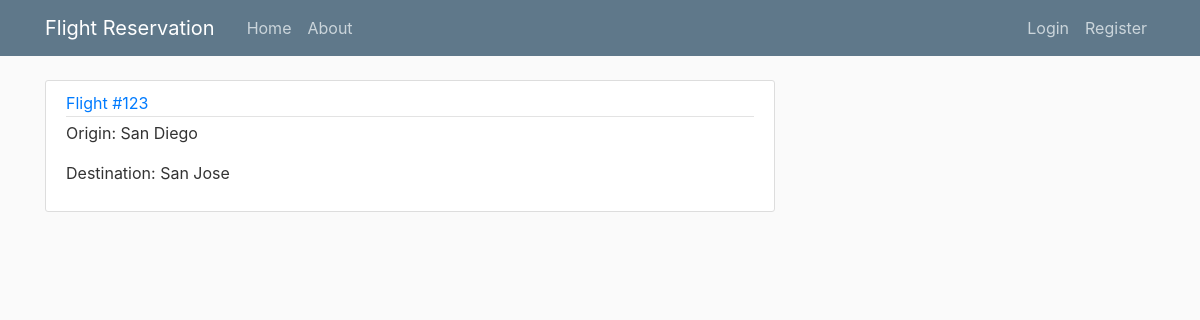
Before: / with the older database file.
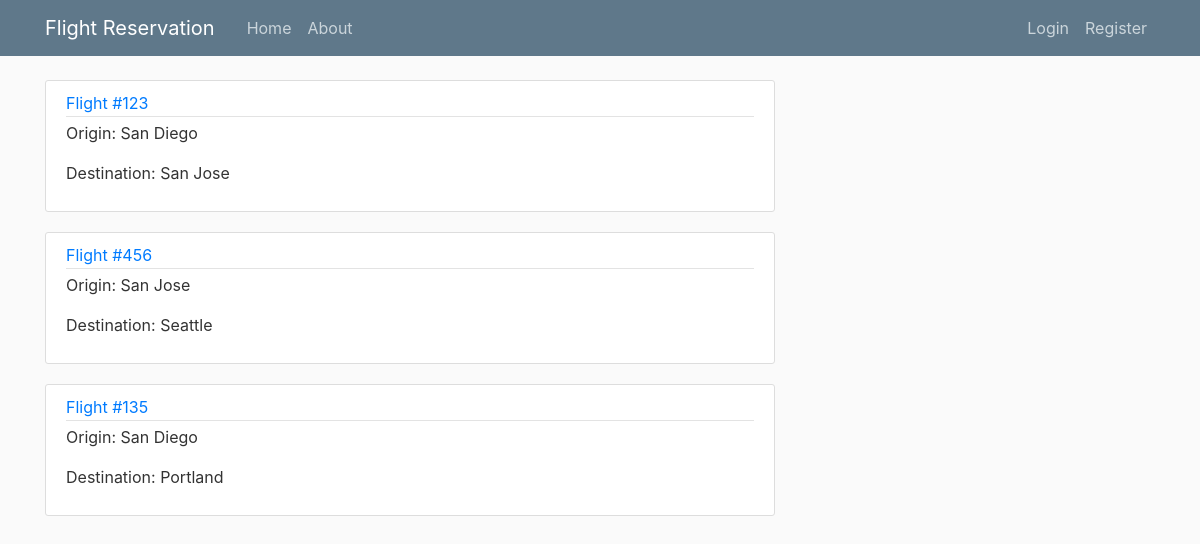
After: the same page with the newer database file.
### reservation/models.py (models this page shows, shortened)
class Flight(models.Model):
    flight_number = models.IntegerField(default=0)
    origin = models.CharField(max_length=200)
    destination = models.CharField(max_length=200)
    plane = models.OneToOneField(Plane, on_delete=models.CASCADE)

### reservation/views.py (the view)
# urls.py: path('', FlightListView.as_view(), name='reservation-home'),
class FlightListView(ListView):
    model = Flight
    template_name = 'reservation/home.html'
    context_object_name = 'flights'
    paginate_by = 4

### reservation/templates/reservation/home.html (shortened to what this page needs)
{% extends "reservation/base.html" %}
{% block content %}
  {% for flight in flights %}
    <article class="media content-section">
      <div class="media-body">
        <div class="article-metadata">
          <a class="mr-2" href="{% url 'flight-detail' flight.id %}">Flight #{{ flight.flight_number }}</a>
        </div>
        <p class="article-content">Origin: {{ flight.origin }}</p>
        <p class="article-content">Destination: {{ flight.destination }}</p>
      </div>
    </article>
  {% endfor %}
{% endblock content %}

### reservation/templates/reservation/base.html (shortened to what this page needs)
{% load static %}
<!DOCTYPE html>
<html lang="en" dir="ltr">
  <head>
    <link rel="stylesheet" href="https://stackpath.bootstrapcdn.com/bootstrap/4.3.1/css/bootstrap.min.css">
    <link rel="stylesheet" type="text/css" href="{% static 'reservation/main.css' %}">
  </head>
  <body>
    <header class="site-header">
      <nav class="navbar navbar-expand-md navbar-dark bg-steel fixed-top">
        <div class="container">
          <a class="navbar-brand mr-4" href="/">Flight Reservation</a>
          <div class="collapse navbar-collapse" id="navbarToggle">
            <div class="navbar-nav mr-auto">
              <a class="nav-item nav-link" href="{% url 'reservation-home' %}">Home</a>
              <a class="nav-item nav-link" href="{% url 'reservation-about' %}">About</a>
            </div>
            <div class="navbar-nav">
              {% if user.is_authenticated %}
                <a class="nav-item nav-link" href="{% url 'profile' %}">Profile</a>
                <a class="nav-item nav-link" href="{% url 'logout' %}">Logout</a>
              {% else %}
                <a class="nav-item nav-link" href="{% url 'login' %}">Login</a>
                <a class="nav-item nav-link" href="{% url 'register' %}">Register</a>
              {% endif %}
            </div>
          </div>
        </div>
      </nav>
    </header>
    <main role="main" class="container">
      <div class="row">
        <div class="col-md-8">
          {% block content %}{% endblock %}
        </div>
        <div class="col-md-4">
      </div>
    </main>
  </body>
</html>

### reservation/static/reservation/main.css (style rules this page uses)
body { background: #fafafa; color: #333333; margin-top: 5rem; }
.bg-steel { background-color: #5f788a; }
.site-header .navbar-nav .nav-link { color: #cbd5db; }
.content-section { background: #ffffff; padding: 10px 20px; border: 1px solid #dddddd; border-radius: 3px; margin-bottom: 20px; }
.article-content { white-space: pre-line; }
.article-metadata { padding-bottom: 1px; margin-bottom: 4px; border-bottom: 1px solid #e3e3e3 }

Changed rows visible on the page:
added Flight: flight_number "456", origin "San Jose", destination "Seattle"
added Flight: flight_number "135", origin "San Diego", destination "Portland"
